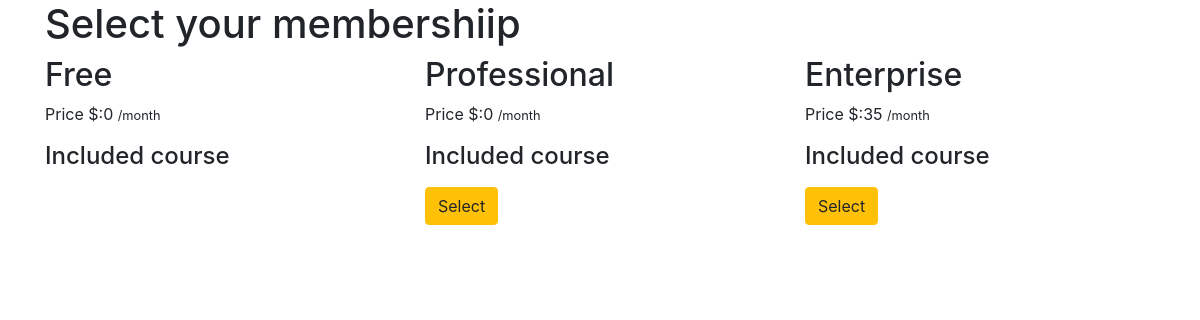
Page /memberships/ (signed in) on the earlier database version.
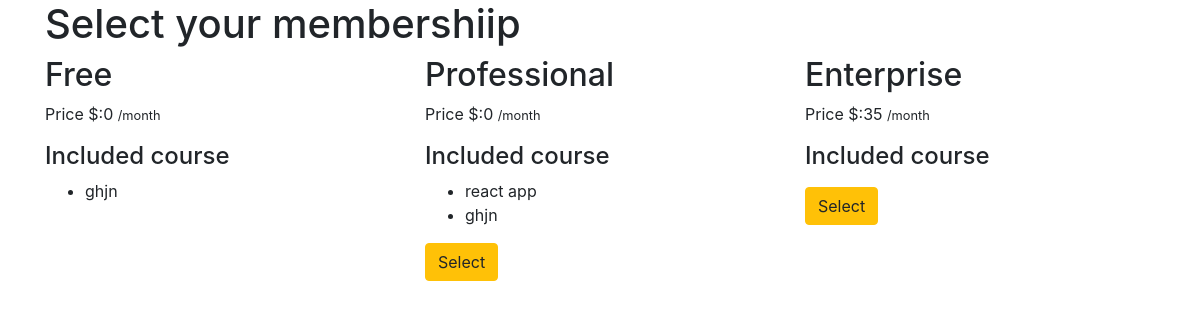
Same page on the later database version.
### memberships/models.py (models this page shows)
class Membership(models.Model):
    slug = models.SlugField()
    membership_type = models.CharField(choices=MEMBERSHIP_CHOICES,
            max_length=30,
            default='Free',)
    price = models.IntegerField(default=15)
    stripe_plan_id = models.CharField(max_length=40)
    def __str__(self):
        return self.membership_type

### courses/models.py (models this page shows, shortened)
class Course(models.Model):
    slug = models.SlugField()
    title = models.CharField(max_length=120)
    description = models.TextField()
    allowed_memberships = models.ManyToManyField(Membership)

### memberships/views.py (the view, shortened to what this page needs)
# urls.py: path('',MembershipSelectView.as_view(),name="select"),
class MembershipSelectView(ListView):
    model = Membership
    def get_context_data(self, *args, **kwargs):
        context = super().get_context_data(**kwargs)
        current_membership = get_user_membership(self.request)
        context['current_membership'] = str(current_membership.membership)
        return context

### memberships/views.py (called while the page is built)
def  get_user_membership(request):
    user_membership_qs = UserMembership.objects.filter(user=request.user)
    if user_membership_qs.exists():
        return user_membership_qs.first()
    return None

### memberships/templates/memberships/membership_list.html (shortened to what this page needs)
{% extends 'courses/base.html'%}
{% block content %}
<div class="container">
    <h1>Select your membershiip</h1>
    <div class="row">
        {% for object in object_list %}
        <div class="col-sm-4 col-md-4">
            <h2>{{object.membership_type}}</h2>
            <p>Price $:{{object.price}} <small>/month</small></p>
            <h4>Included course </h4>
            <ul>
                {% for course in object.course_set.all %}
                  <li>{{course.title}}</li>
                {% endfor %}
            </ul>
            {% if object.membership_type != 'Free'%}
            <form action="{% url 'memberships:select'%}" method="POST">
                {% if object.membership_type != current_membership %}
                <button class="btn btn-warning">Select</button>
                {% else %}
                <small>this is your current membership</small>
                {% endif %}
            </form>
            {% endif %}
        </div>
        {% endfor %}
    </div>
</div>
{% endblock %}

### courses/templates/courses/base.html (shortened to what this page needs)
<!DOCTYPE html>
<html lang="en">
<head>
    <link rel="stylesheet" href="https://stackpath.bootstrapcdn.com/bootstrap/4.4.1/css/bootstrap.min.css">
</head>
<body>
    {% block content %}
    {% endblock%}
</body>
</html>

Differences in the rows shown:
added Course: title "ghjn"
added Course: title "react app", shown under Membership "Professional"
